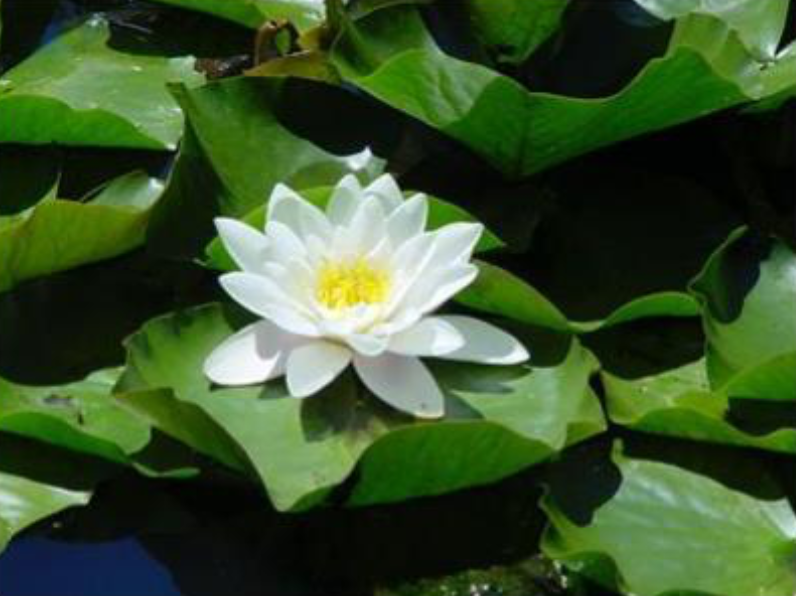
#> input picture cv_ex02_03/visual_attention.png, 796 x 596 px, found by its file name
$ python main.py
#> lines starting #> are read from the running program, lines starting #| are printed output that depends on the picture
"""
Computer Vision I - Assignment 02
Task 3

Group members:  Emilio Brambilla, Lasse Haffke, Moritz Lahann
"""

"""
Differences to integral image approach:
The integral image approach with center-surround and surround-center
filters difference-of-boxes (DoB) approximates the
difference-of-gaussian (DoG) approach we used here.
Filtering is done on one image resolution vs. multiple
in pyramids. There is effectively only one filter size
used in the integral image approach. Since filters respond
to size of features in the image, this means we may lose out
on features that our filter size is too large or small for.
Image pyramids essentially emulate different filter sizes by
downsampling the image progressively.

Advantages of using image pyramids:
Image pyramids use multiple image resolutions (progressively more smoothed
and downsampled). This means both large-scale
and small-scale features are taken into account.
They are also computationally less expensive than using
large filters and filter with multiple sizes.
Smoothing and downsampling are cheaper operations than
large convolutions.
"""

# Imports
from skimage.transform.pyramids import pyramid_gaussian
from skimage.transform import resize
from skimage.io import imread, imshow
import numpy as np
import matplotlib.pyplot as plt

# Function for plotting image pyramids
# Shows layers as a single row
# layers are scaled to the same dimensions in the plot
def show_pyramid(pyramid):
    images = []
    titles = []
    for idx, layer in enumerate(pyramid):
        images.append(layer)
        titles.append("Layer {}".format(idx))

    fig, ax = plt.subplots(1, len(images))
    for idx, title in enumerate(titles):
        ax[idx].imshow(images[idx])
        ax[idx].set_title(title)
        ax[idx].set_axis_off()
    return fig


# Function for calculating a contrast pyramid
# Output is an ndarray clipped to [0, 1]
def contrast_pyramid(minuend, subtrahend):
    contrast_pyramid = []
    for idx, m in enumerate(minuend):
        m = np.array(m)
        s = np.array(subtrahend[idx])
        a = m - s
        contrast_pyramid.append(np.clip(a, 0, 1))
    return np.array(contrast_pyramid)


# Function for calculating the feature map of an image pyramid
# Resizes layers to the size of the 1st layer
# Averages layers pixelwise
def feature_map(pyramid):
    feature_map = []
    for idx in range(pyramid.shape[0]):
        if idx > 1:
            r = resize(pyramid[idx], pyramid[1].shape)
            feature_map.append(r)
        else:
            feature_map.append(pyramid[idx])

    # Remove layer 0 (original image)
    feature_map = np.array(feature_map[1:])

    # Average pixelwise
    feature_map = np.mean(feature_map, axis=0)
    return feature_map


# Main function
if __name__ == "__main__":

    # Load image and convert to grayscale
    visual_attention = imread(
        "C:/Users/Moritz Lahann/Desktop/STUDIUM/Module IAS/Computer Vision/cv_exercises/cv_ex02_03/visual_attention.png",
        as_gray=True,
    )
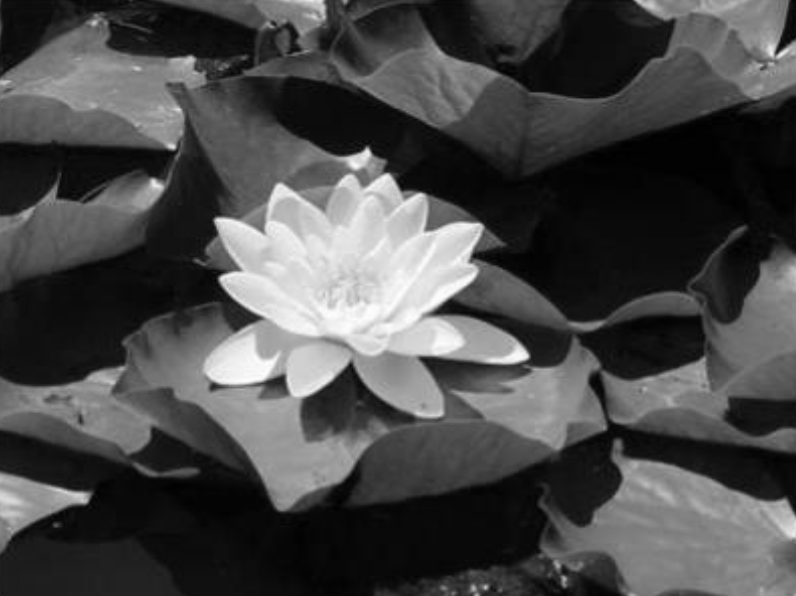
#> visual_attention: shape (596, 796) float64; min 0, max 0.999, mean 0.287
    fig, ax = plt.subplots()
    ax.imshow(visual_attention)
    plt.title("Input image")
    plt.show()

    # Calculate center pyramid
    center_pyramid = tuple(pyramid_gaussian(visual_attention, max_layer=4, sigma=9))
#> center_pyramid = 5 items

    # Visualize center pyramid
    fig = show_pyramid(center_pyramid)
#> the loop in show_pyramid, `for idx, layer in enumerate(pyramid):` made 5 passes
#> after the loop in show_pyramid, `for idx, layer in enumerate(pyramid):`: titles = ['Layer 0', 'Layer 1', 'Layer 2', 'Layer 3', 'Layer 4']
#> the loop in show_pyramid, `for idx, title in enumerate(titles):` made 5 passes
#> title on passes 1 to 5: 'Layer 0', 'Layer 1', 'Layer 2', 'Layer 3', 'Layer 4'
    fig.suptitle("Center Pyramid")
    plt.show()
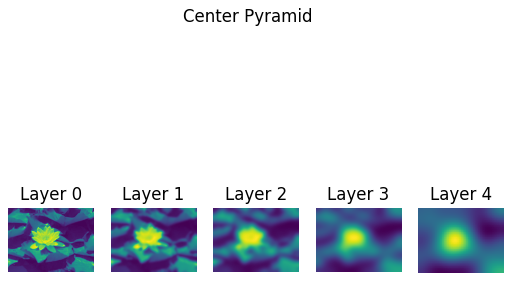
#> figure drawn by matplotlib, 5 panels

    # Calculate surround pyramid
    surround_pyramid = tuple(pyramid_gaussian(visual_attention, max_layer=4, sigma=16))
#> surround_pyramid = 5 items

    # Visualize surround pyramid
    fig = show_pyramid(surround_pyramid)
#> the loop in show_pyramid (call 2), `for idx, layer in enumerate(pyramid):` made 5 passes
#> the loop in show_pyramid (call 2), `for idx, title in enumerate(titles):` made 5 passes
    fig.suptitle("Surround Pyramid")
    plt.show()
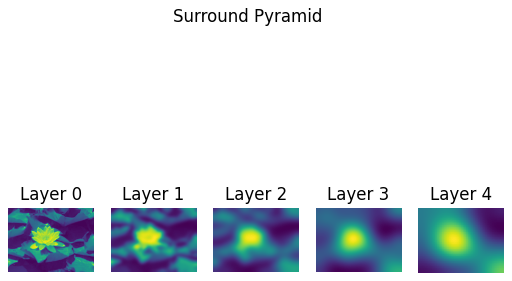
#> figure drawn by matplotlib, 5 panels

    # Calculate on-off contrast pyramid
    on_off = contrast_pyramid(center_pyramid, surround_pyramid)
#> the loop in contrast_pyramid, `for idx, m in enumerate(minuend):` made 5 passes
#> pass 2, in contrast_pyramid, `m = np.array(m)`:
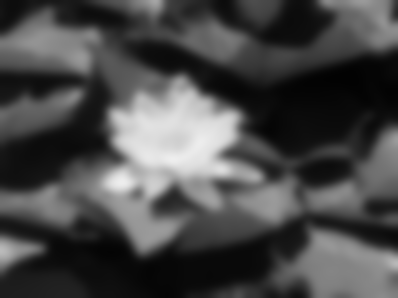
#> m: shape (298, 398) float64; min 0.00979, max 0.935, mean 0.287
#> pass 2, in contrast_pyramid, `s = np.array(subtrahend[idx])`:
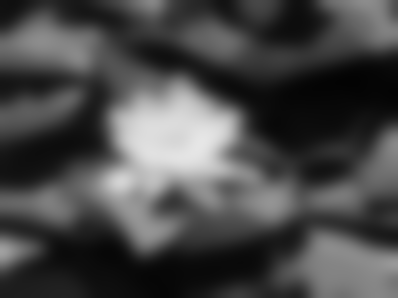
#> s: shape (298, 398) float64; min 0.0132, max 0.905, mean 0.287
#> pass 2, in contrast_pyramid, `a = m - s`:
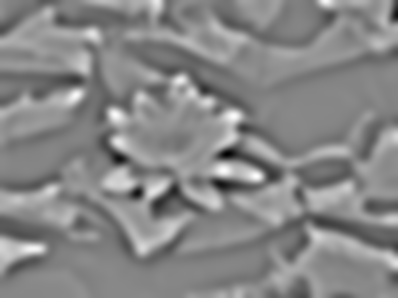
#> a: shape (298, 398) float64; min -0.189, max 0.168, mean -1.03e-16; drawn with min black and max white
#> after the loop in contrast_pyramid, `for idx, m in enumerate(minuend):`:
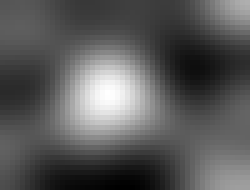
#> a: shape (38, 50) float64 (shown 5 times larger); min -0.121, max 0.221, mean 7.52e-06; drawn with min black and max white
#> (the run stopped early here; a loop or call above may not have finished)
